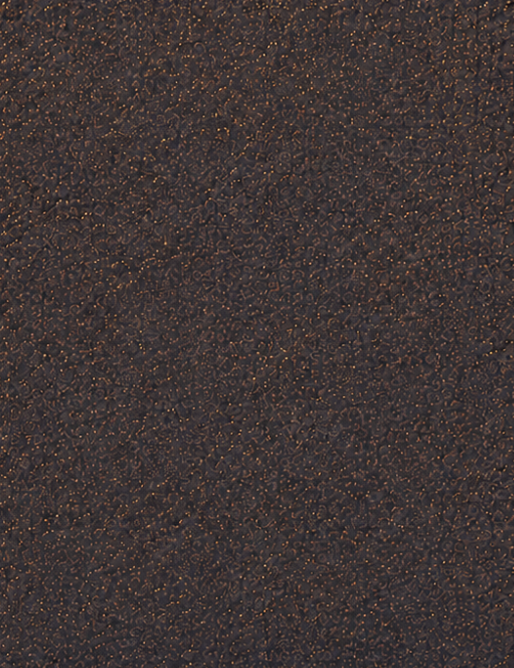
#> input picture apps/unity-client/Assets/NewTrip/Art/PrototypeComposite/Resources/PrototypeComposite/user_road_asphalt_source.png, 514 x 668 px
$ python build-runtime-road-materials.py
#> lines starting #> are read from the running program, lines starting #| are printed output that depends on the picture
#!/usr/bin/env python3
"""Build runtime road materials from user-approved source images.

This is a deterministic normalization pass, not new art generation. It keeps
the user's warm dark asphalt / worn yellow paint style while producing assets
that are safer for pseudo-3D motion: seamless, lower shimmer, and repeatable.
"""

from __future__ import annotations

from pathlib import Path

import numpy as np
from PIL import Image, ImageFilter


ROOT = Path(__file__).resolve().parents[1]
RESOURCE_DIR = ROOT / "apps/unity-client/Assets/NewTrip/Art/PrototypeComposite/Resources/PrototypeComposite"

ASPHALT_SOURCE = RESOURCE_DIR / "user_road_asphalt_source.png"
LANE_WEAR_SOURCE = RESOURCE_DIR / "user_lane_worn_detail_source.png"

ASPHALT_OUT = RESOURCE_DIR / "road_asphalt_runtime_tile_512.png"
LANE_SINGLE_OUT = RESOURCE_DIR / "lane_yellow_single_runtime_strip.png"


def smoothstep(edge0: float, edge1: float, value: np.ndarray) -> np.ndarray:
    x = np.clip((value - edge0) / max(0.0001, edge1 - edge0), 0.0, 1.0)
    return x * x * (3.0 - 2.0 * x)


def center_crop_square(image: Image.Image, size: int) -> Image.Image:
    width, height = image.size
    crop_size = min(width, height, size)
    left = (width - crop_size) // 2
    top = (height - crop_size) // 2
    cropped = image.crop((left, top, left + crop_size, top + crop_size))

    if crop_size != size:
        cropped = cropped.resize((size, size), Image.Resampling.LANCZOS)

    return cropped


def periodic_component(rgb: np.ndarray) -> np.ndarray:
    """Return the periodic component of an RGB image using FFT decomposition."""
    height, width, channels = rgb.shape
    boundary = np.zeros_like(rgb, dtype=np.float32)

    horizontal_edge = rgb[0, :, :] - rgb[-1, :, :]
    boundary[0, :, :] += horizontal_edge
    boundary[-1, :, :] -= horizontal_edge

    vertical_edge = rgb[:, 0, :] - rgb[:, -1, :]
    boundary[:, 0, :] += vertical_edge
    boundary[:, -1, :] -= vertical_edge

    y = np.arange(height, dtype=np.float32)[:, None]
    x = np.arange(width, dtype=np.float32)[None, :]
    denom = (
        2.0 * np.cos(2.0 * np.pi * x / width)
        + 2.0 * np.cos(2.0 * np.pi * y / height)
        - 4.0
    )
    denom[0, 0] = 1.0

    result = np.empty_like(rgb, dtype=np.float32)

    for channel in range(channels):
        smooth = np.real(np.fft.ifft2(np.fft.fft2(boundary[:, :, channel]) / denom))
        result[:, :, channel] = rgb[:, :, channel] - smooth

    return np.clip(result, 0.0, 1.0)


def reduce_single_pixel_sparkle(rgb: np.ndarray) -> np.ndarray:
    image = Image.fromarray(np.uint8(np.clip(rgb, 0.0, 1.0) * 255.0))
    median = np.asarray(image.filter(ImageFilter.MedianFilter(size=3))).astype(np.float32) / 255.0
    soft = np.asarray(image.filter(ImageFilter.GaussianBlur(radius=0.45))).astype(np.float32) / 255.0

    luminance = rgb[:, :, 0] * 0.299 + rgb[:, :, 1] * 0.587 + rgb[:, :, 2] * 0.114
    median_luminance = median[:, :, 0] * 0.299 + median[:, :, 1] * 0.587 + median[:, :, 2] * 0.114
    sparkle = (luminance - median_luminance) > 0.055

    reduced = np.where(sparkle[:, :, None], median * 0.68 + rgb * 0.32, rgb)
    reduced = reduced * 0.78 + soft * 0.22

    mean = np.mean(reduced, axis=(0, 1), keepdims=True)
    reduced = mean + (reduced - mean) * 0.78

    # Keep the approved warm asphalt family, but pull extreme orange speckles
    # back down so motion reads as asphalt grain instead of glitter.
    reduced[:, :, 0] = np.clip(reduced[:, :, 0] * 0.97, 0.0, 1.0)
    reduced[:, :, 1] = np.clip(reduced[:, :, 1] * 0.96, 0.0, 1.0)
    reduced[:, :, 2] = np.clip(reduced[:, :, 2] * 1.03, 0.0, 1.0)
    return reduced


def flatten_tile_scale_variation(rgb: np.ndarray) -> np.ndarray:
    image = Image.fromarray(np.uint8(np.clip(rgb, 0.0, 1.0) * 255.0))
    low_frequency = np.asarray(image.filter(ImageFilter.GaussianBlur(radius=34))).astype(np.float32) / 255.0
    mean = np.mean(rgb, axis=(0, 1), keepdims=True)
    flattened = mean + (rgb - low_frequency) * 0.82 + (low_frequency - mean) * 0.08
    return np.clip(flattened, 0.0, 1.0)


def build_asphalt_tile() -> None:
    source = Image.open(ASPHALT_SOURCE).convert("RGB")
    crop = center_crop_square(source, 512)
    rgb = np.asarray(crop).astype(np.float32) / 255.0
    rgb = flatten_tile_scale_variation(rgb)
    rgb = reduce_single_pixel_sparkle(rgb)
    rgb = periodic_component(rgb)
    rgb = flatten_tile_scale_variation(rgb)
    rgb = reduce_single_pixel_sparkle(rgb)

    output = Image.fromarray(np.uint8(np.clip(rgb, 0.0, 1.0) * 255.0))
    output.save(ASPHALT_OUT)


def build_single_yellow_strip() -> None:
    source = Image.open(LANE_WEAR_SOURCE).convert("RGB")
    # The left worn stripe is the cleanest source stripe in the user's sample.
    crop = source.crop((58, 0, 94, source.height))
    crop = crop.resize((64, 512), Image.Resampling.LANCZOS)
    rgb = np.asarray(crop).astype(np.float32) / 255.0

    red = rgb[:, :, 0]
    green = rgb[:, :, 1]
    blue = rgb[:, :, 2]
    brightness = np.maximum(red, green)
    yellowness = red * 0.7 + green * 0.55 - blue * 0.55
    alpha = smoothstep(0.28, 0.62, yellowness) * smoothstep(0.22, 0.58, brightness)

    # Make the vertical repeat safe without turning the paint into a perfect
    # procedural stripe. The middle remains source-driven.
    blend = 56
    for y in range(blend):
        t = smoothstep(0.0, 1.0, np.array(y / (blend - 1), dtype=np.float32))
        top = alpha[y, :].copy()
        bottom = alpha[-blend + y, :].copy()
        alpha[y, :] = bottom * (1.0 - t) + top * t
        alpha[-blend + y, :] = bottom * (1.0 - t) + top * t

    x = np.linspace(-1.0, 1.0, 64, dtype=np.float32)[None, :]
    edge_mask = smoothstep(-1.0, -0.68, x) * (1.0 - smoothstep(0.68, 1.0, x))
    alpha = edge_mask * np.clip(0.58 + alpha * 0.42, 0.0, 0.96)

    paint_variation = np.clip((red * 0.6 + green * 0.4), 0.0, 1.0)
    out = np.zeros((512, 64, 4), dtype=np.float32)
    out[:, :, 0] = 1.0
    out[:, :, 1] = 0.55 + paint_variation * 0.22
    out[:, :, 2] = 0.06 + paint_variation * 0.08
    out[:, :, 3] = alpha

    output = Image.fromarray(np.uint8(np.clip(out, 0.0, 1.0) * 255.0))
    output.save(LANE_SINGLE_OUT)


def main() -> None:
    build_asphalt_tile()
#> in flatten_tile_scale_variation, `low_frequency = np.asarray(image.filter(ImageFilter.GaussianBlur(radiu..`:
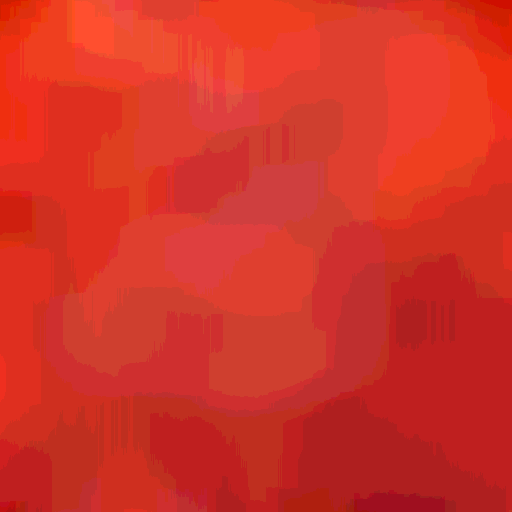
#> low_frequency: shape (512, 512, 3) float32; mean R, G, B 0.252, 0.212, 0.209; drawn with min black and max white
#> in flatten_tile_scale_variation, `mean = np.mean(rgb, axis=(0, 1), keepdims=True)`: mean = [[0.252, 0.213, 0.209]]
#> in reduce_single_pixel_sparkle, `sparkle = (luminance - median_luminance) > 0.055`:
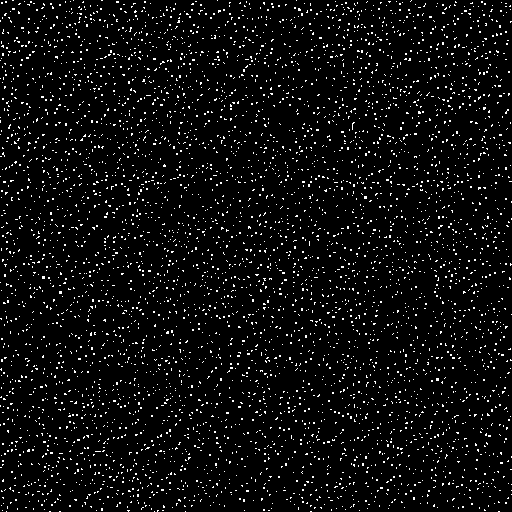
#> sparkle: shape (512, 512) bool; 4.9% white in thin lines or dots
#> in reduce_single_pixel_sparkle, `mean = np.mean(reduced, axis=(0, 1), keepdims=True)`: mean = [[0.249, 0.21, 0.208]]
#> in periodic_component, `horizontal_edge = rgb[0, :, :] - rgb[-1, :, :]`: horizontal_edge = 512 rows, first 8: [-0.0266, -0.0143, -0.013], [-0.0431, -0.0194, -0.011], [-0.0812, -0.0559, -0.036], [-0.0482, -0.0282, -0.013], [0.0307, 0.0102, -0.00561], [0.0556, 0.00776, -0.0144], [-0.0577, -0.065, -0.05], [-0.101, -0.0836, -0.0523]
#> in periodic_component, `boundary[-1, :, :] -= horizontal_edge`: boundary: shape (512, 512, 3) float32; mean of channels 0, 1, 2 -5.17e-12, 2.5e-12, -1.36e-12
#> in periodic_component, `vertical_edge = rgb[:, 0, :] - rgb[:, -1, :]`: vertical_edge = 512 rows, first 8: [-0.063, -0.0383, -0.0284], [-0.0579, -0.0307, -0.0237], [0.00196, 0.0116, 0.00611], [0.00955, 0.004, 0.0115], [-0.0458, -0.0263, -0.00271], [-0.119, -0.0773, -0.0514], [-0.0949, -0.0685, -0.044], [0.0394, 0.0247, 0.0236]
#> in periodic_component, `boundary[:, 0, :] += vertical_edge`: boundary: shape (512, 512, 3) float32; mean of channels 0, 1, 2 3.84e-06, 1.34e-06, 2.01e-06
#> in periodic_component, `boundary[:, -1, :] -= vertical_edge`: boundary: shape (512, 512, 3) float32; mean of channels 0, 1, 2 -2.5e-12, 3.07e-12, -1.14e-12
#> the loop in periodic_component, `for channel in range(channels):` made 3 passes
#> pass 1, in periodic_component, `smooth = np.real(np.fft.ifft2(np.fft.fft2(boundary[:, :, channel]) / d..`:
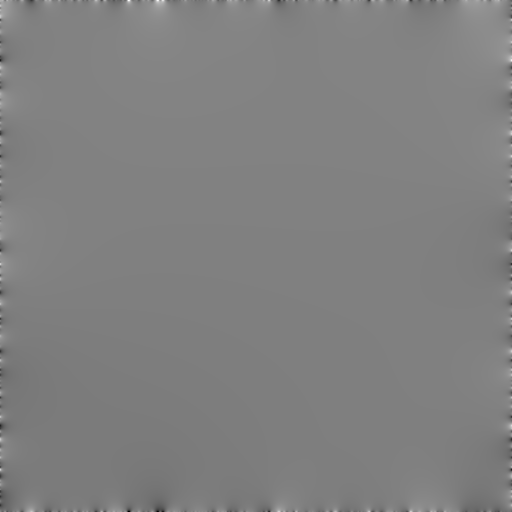
#> smooth: shape (512, 512) float64; min -0.0923, max 0.0909, mean 1.69e-20; drawn with min black and max white
#> in flatten_tile_scale_variation (call 2), `low_frequency = np.asarray(image.filter(ImageFilter.GaussianBlur(radiu..`:
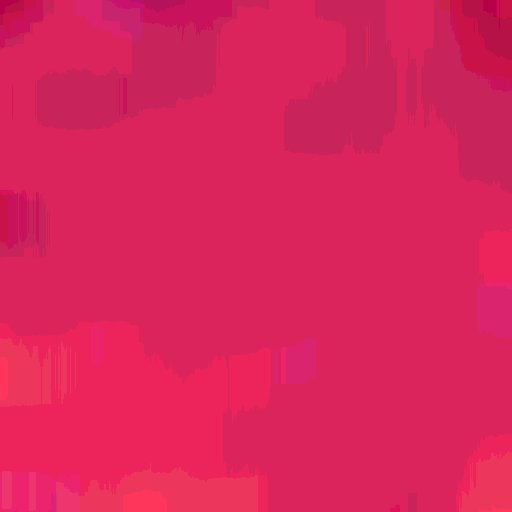
#> low_frequency: shape (512, 512, 3) float32; mean R, G, B 0.239, 0.2, 0.211; drawn with min black and max white
#> in flatten_tile_scale_variation (call 2), `mean = np.mean(rgb, axis=(0, 1), keepdims=True)`: mean = [[0.241, 0.202, 0.214]]
#> in reduce_single_pixel_sparkle (call 2), `sparkle = (luminance - median_luminance) > 0.055`:
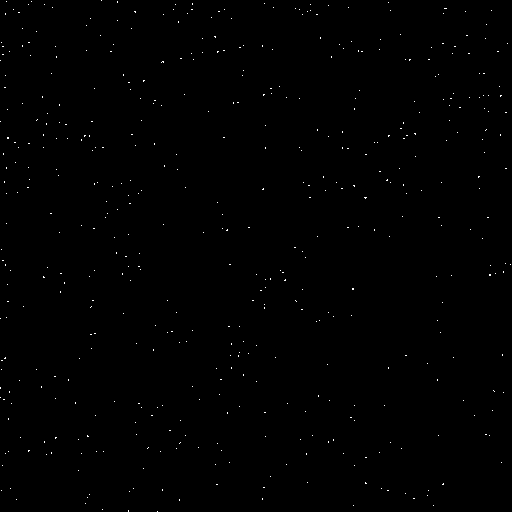
#> sparkle: shape (512, 512) bool; 0.27% white in thin lines or dots
#> in reduce_single_pixel_sparkle (call 2), `mean = np.mean(reduced, axis=(0, 1), keepdims=True)`: mean = [[0.242, 0.203, 0.216]]
    build_single_yellow_strip()
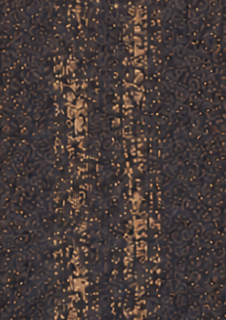
#> input picture apps/unity-client/Assets/NewTrip/Art/PrototypeComposite/Resources/PrototypeComposite/user_lane_worn_detail_source.png, 226 x 320 px
#> in build_single_yellow_strip, `red = rgb[:, :, 0]`:
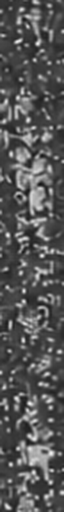
#> red: shape (512, 64) float32; min 0.0745, max 0.941, mean 0.337
    print(f"Wrote {ASPHALT_OUT}")
    print(f"Wrote {LANE_SINGLE_OUT}")


if __name__ == "__main__":
    main()
